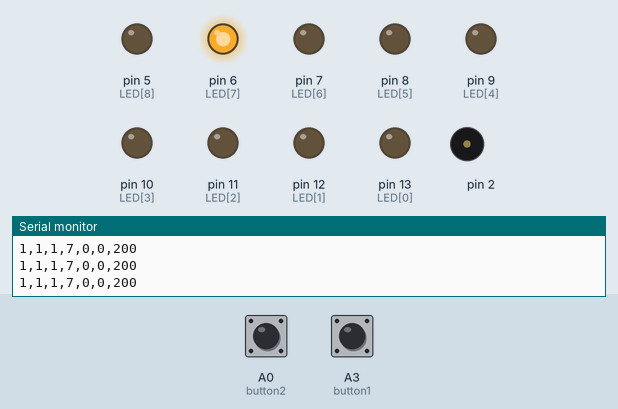
This sketch was run on a simulated Arduino Uno, built with avr-gcc and run on an emulated ATmega328P. Parts: output pins drawn as LEDs (lit = HIGH), buzzer (waves = sounding), the last lines printed to the serial monitor. Dashed ring = blinking. The inputs (shaded band) are chosen by the test bench; at power-on: A0 (button2) HIGH, A3 (button1) HIGH. Random numbers use the default seed unless the sketch sets one.

Above: at 0.74 s.
1.3 s: A0 (button2) pulled LOW for 3.2 s
At 2.1 s:
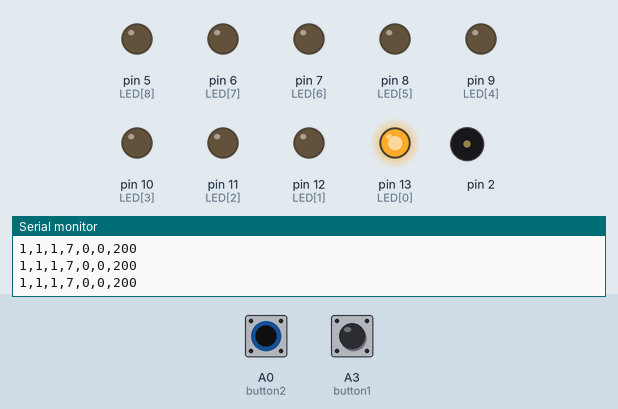
6.0 s: A0 (button2) pulled LOW for 3.2 s
At 7.8 s:
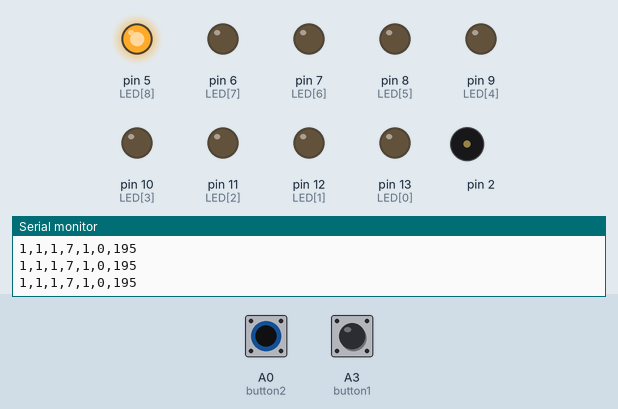
11.9 s: A0 (button2) pulled LOW for 3.2 s
At 16.0 s:
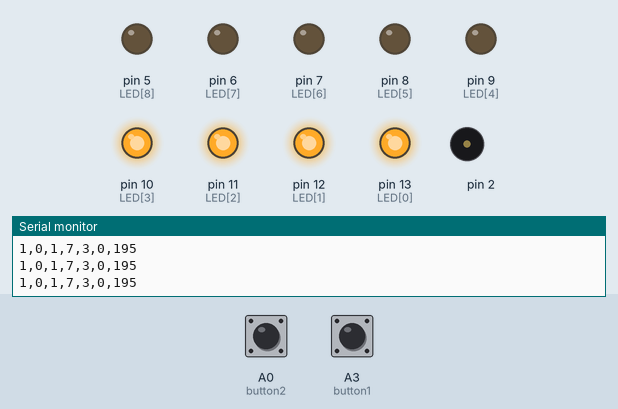
19.7 s: A3 (button1) pulled LOW for 3.2 s
At 24.4 s:
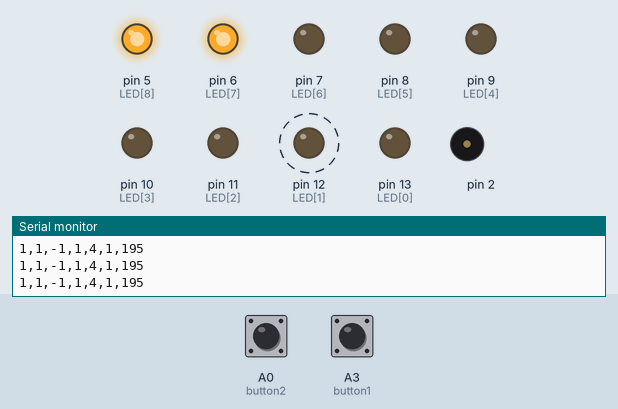
25.4 s: A3 (button1) pulled LOW for 3.2 s
30.1 s: A0 (button2) pulsed LOW 5 times (0.12 s each, 0.3 s apart)
Timing chart, 0 to 42.4 s (numbered marks = the images above; inputs shaded):
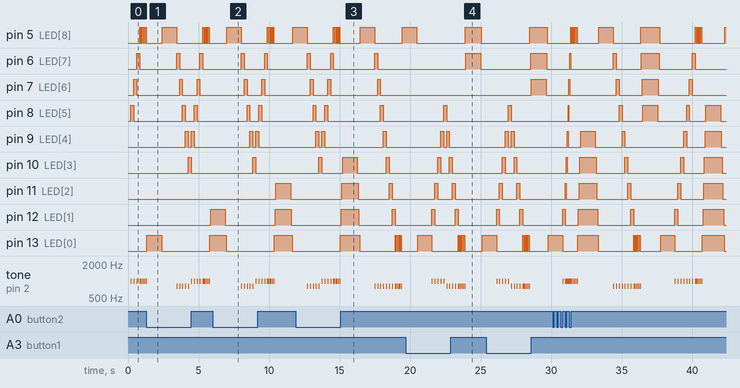

Measured:
- by itself, tone on pin 2: plays 1000 Hz for 0.05 s, 1000 Hz for 0.05 s, 1000 Hz for 0.05 s, 1000 Hz for 0.05 s, 1000 Hz for 0.05 s, 1000 Hz for 0.05 s … (36 notes in this stretch)

The sketch:

multi_funkit_ponggame_v1a1.ino
```cpp
/*
Project: 1D LED Pong
Sources:
  https://www.instructables.com/Arduino-LED-Pong-Game-a-Fun-Electronics-Project/
*/

void (*resetFunc)(void) = 0;

unsigned long previousMillis = 0;
unsigned long interval = 200;
unsigned long storeInterval = interval;
int score1 = 0;
int score2 = 0;
int soundA = 800;
int soundB = 1000;
int bounce = 0;

int startDir[] = { -1, 1 };
int LED[] = { 13, 12, 11, 10, 9, 8, 7, 6, 5 };
const int button1 = A3;
const int button2 = A0;
int dir = 1;
int pos = 4;
int A = 0;
int B = 0;

void setup() {
  Serial.begin(9600);
  for (int i = 0; i < 9; i++) {
    pinMode(LED[i], OUTPUT);
  }
  pinMode(button1, INPUT_PULLUP);
  pinMode(button2, INPUT_PULLUP);

  dir = random(-1, 2);
  if (dir == 0) dir = 1;
}

int ledPos = 0;
int dly = 200;
bool doTest = false;

void test1() {
  digitalWrite(13 - ledPos, HIGH);
  delay(dly);
  digitalWrite(13 - ledPos, LOW);
  delay(dly);
  ledPos = (ledPos + 1) % 9;

  if (digitalRead(button1) == LOW) {
    digitalWrite(5, !digitalRead(5));
  }
  if (digitalRead(button2) == LOW) {
    digitalWrite(13, !digitalRead(13));
  }
}

void loop() {
  while (doTest) {
    test1();
  }

  unsigned long currentMillis = millis();
  int buttonState1 = digitalRead(button1);
  int buttonState2 = digitalRead(button2);

  Serial.print(buttonState1);
  Serial.print(",");
  Serial.print(buttonState2);
  Serial.print(",");
  Serial.print(dir);
  Serial.print(",");
  Serial.print(pos);
  Serial.print(",");
  Serial.print(score1);
  Serial.print(",");
  Serial.print(score2);
  Serial.println("," + String(interval));

  // Change direction when buttons are pressed
  if (buttonState1 == LOW && pos > 4 && A == 1) {
    dir = -1;
    A = 0;
    if (bounce == 1) {
      interval = storeInterval;
      bounce = 0;
    }
    if (interval > 40) interval -= 5;
    if (pos == 7) {
      bounce = 1;
      storeInterval = interval;
      interval = 60;
    }
  }

  if (buttonState2 == LOW && pos < 4 && B == 1) {
    dir = 1;
    B = 0;
    if (bounce == 1) {
      interval = storeInterval;
      bounce = 0;
    }
    if (interval > 40) interval -= 5;
    if (pos == 1) {
      bounce = 1;
      storeInterval = interval;
      interval = 60;
    }
  }

  // Reset button states
  if (buttonState1 == HIGH) A = 1;
  if (buttonState2 == HIGH) B = 1;

  if (currentMillis - previousMillis > interval) {
    tone(2, (dir == 1) ? soundB : soundA, 50);
    digitalWrite(LED[pos], LOW);

    pos += dir;
    if (pos < 0 || pos > 8) pos = constrain(pos, 0, 8);

    // Score handling
    if (pos == 0) {
      interval = storeInterval;
      for (int i = 0; i < 5; i++) {
        digitalWrite(LED[pos], HIGH);
        delay(50);
        tone(2, soundA, 50);
        digitalWrite(LED[pos], LOW);
        delay(50);
      }
      for (int i = 8; i >= 8 - score2; i--) {
        digitalWrite(LED[i], HIGH);
        delay(50);
      }
      delay(1000);
      for (int i = 8 - score2; i <= 8; i++) {
        digitalWrite(LED[i], LOW);
        delay(50);
      }
      digitalWrite(LED[pos], HIGH);
      delay(1000);
      dir = 1;
      score2++;
    }

    if (pos == 8) {
      interval = storeInterval;
      for (int i = 0; i < 5; i++) {
        digitalWrite(LED[pos], HIGH);
        delay(50);
        tone(2, soundB, 50);
        digitalWrite(LED[pos], LOW);
        delay(50);
      }
      for (int i = 0; i <= score1; i++) {
        digitalWrite(LED[i], HIGH);
        delay(50);
      }
      delay(1000);
      for (int i = score1; i >= 0; i--) {
        digitalWrite(LED[i], LOW);
        delay(50);
      }
      digitalWrite(LED[pos], HIGH);
      delay(1000);
      dir = -1;
      score1++;
    }

    // End of game check
    if (score1 == 9 || score2 == 9) {
      digitalWrite(LED[pos], LOW);
      for (int i = 0; i < 5; i++) {
        if (score1 == 9) {
          digitalWrite(LED[0], HIGH);
          delay(100);
          digitalWrite(LED[0], LOW);
          delay(100);
        }
        if (score2 == 9) {
          digitalWrite(LED[8], HIGH);
          delay(100);
          digitalWrite(LED[8], LOW);
          delay(100);
        }
        tone(2, 800, 100);
        tone(2, 900, 100);
        delay(200);
        noTone(2);
      }
      resetFunc();
    }

    digitalWrite(LED[pos], HIGH);
    previousMillis = currentMillis;
  }
  delay(20);
}
```
